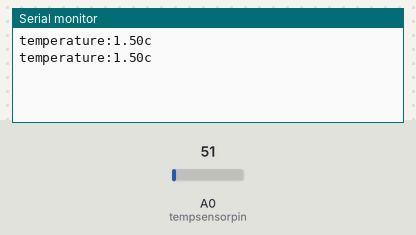
The sketch below on a simulated Arduino Uno, built with avr-gcc and run on an emulated ATmega328P. Parts: the last lines printed to the serial monitor. The inputs (shaded band) are chosen by the test bench; at power-on: A0 (tempsensorpin) = 51.

Above: at 1.8 s.
1.9 s: A0 (tempsensorpin) set to 61
At 2.8 s:
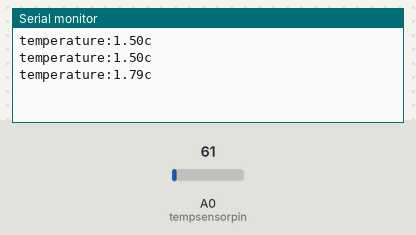
3.4 s: A0 (tempsensorpin) set to 71
At 4.8 s:
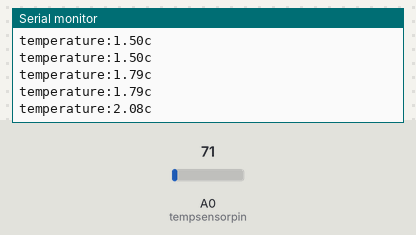
Timing chart, 0 to 6.4 s (numbered marks = the images above; inputs shaded):
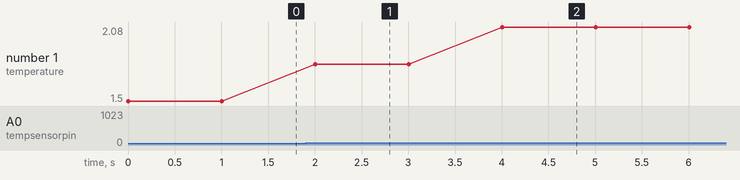

Measured:
- after the input at 1.9 s, the serial monitor: prints a new line after 0.10 s (image 1)
- after the input at 3.4 s, the serial monitor: prints a new line after 0.60 s (image 2)
- plotted number 1: 1.5 → 1.79 after the input at 1.9 s, 1.79 → 2.08 after the input at 3.4 s

The sketch:

Temperature_sensor_and_buzzer_2nd_code.ino
```cpp
const int tempsensorpin = A0;
const int buzzerpin = 8;
const float temperaturethreshold=5.0;

void setup() {

 Serial.begin(9600);
 pinMode(buzzerpin,OUTPUT);
digitalWrite(buzzerpin,LOW);

}

void loop() {
  int sensorvalue = analogRead(tempsensorpin);
  float temperature = sensorvalue*(3.0/1023.0)*10;
  Serial.print("temperature:");
  Serial.print(temperature);
Serial.println("c");


  if(temperature>temperaturethreshold)
  {
    //digitalWrite(buzzerpin,HIGH);

     tone(buzzerpin, 2000);

    }


   else{

  noTone(buzzerpin);

    }
    delay(1000);
}
```
